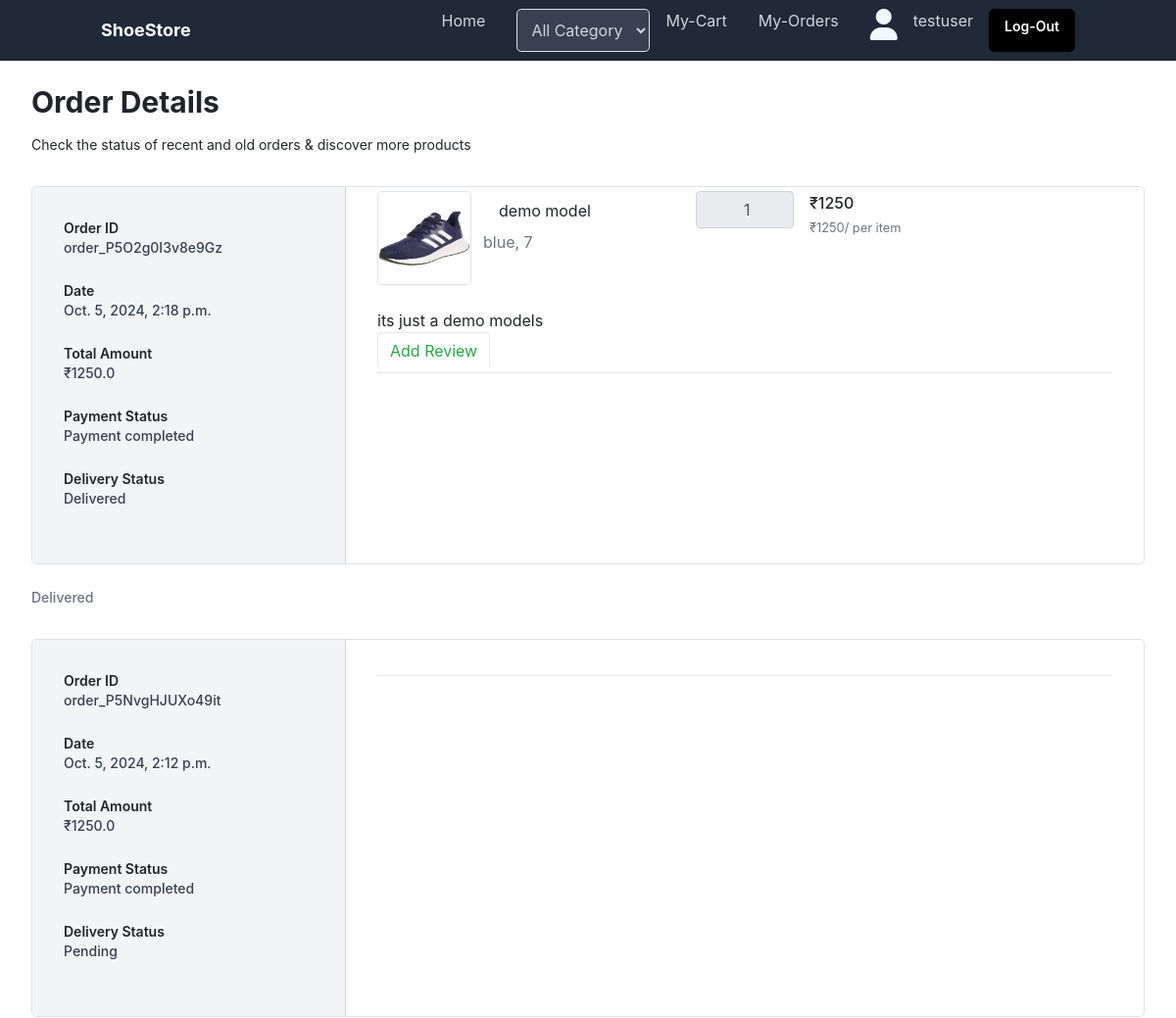
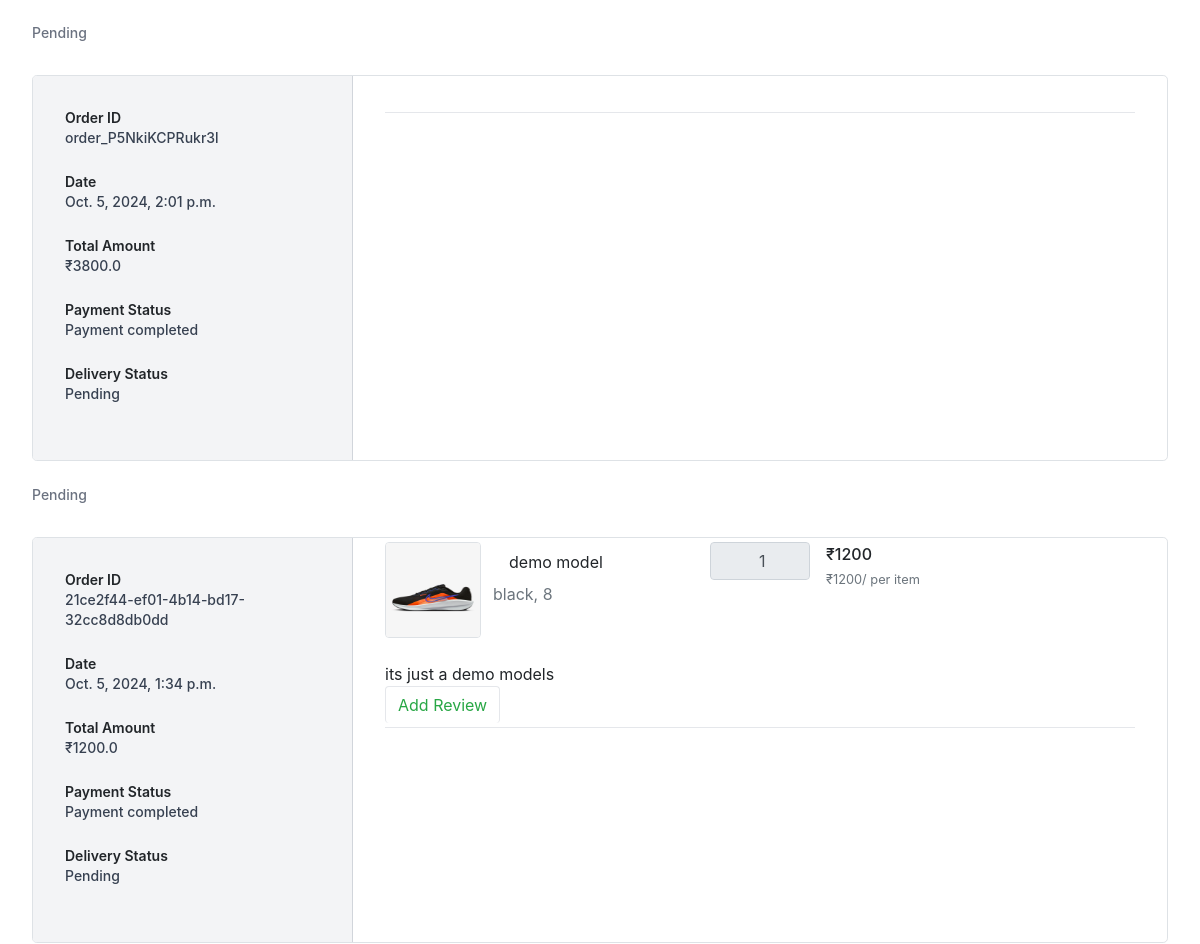
The page /orders/ (signed in, upper part) on the database as committed earlier (2 pictures, top to bottom).
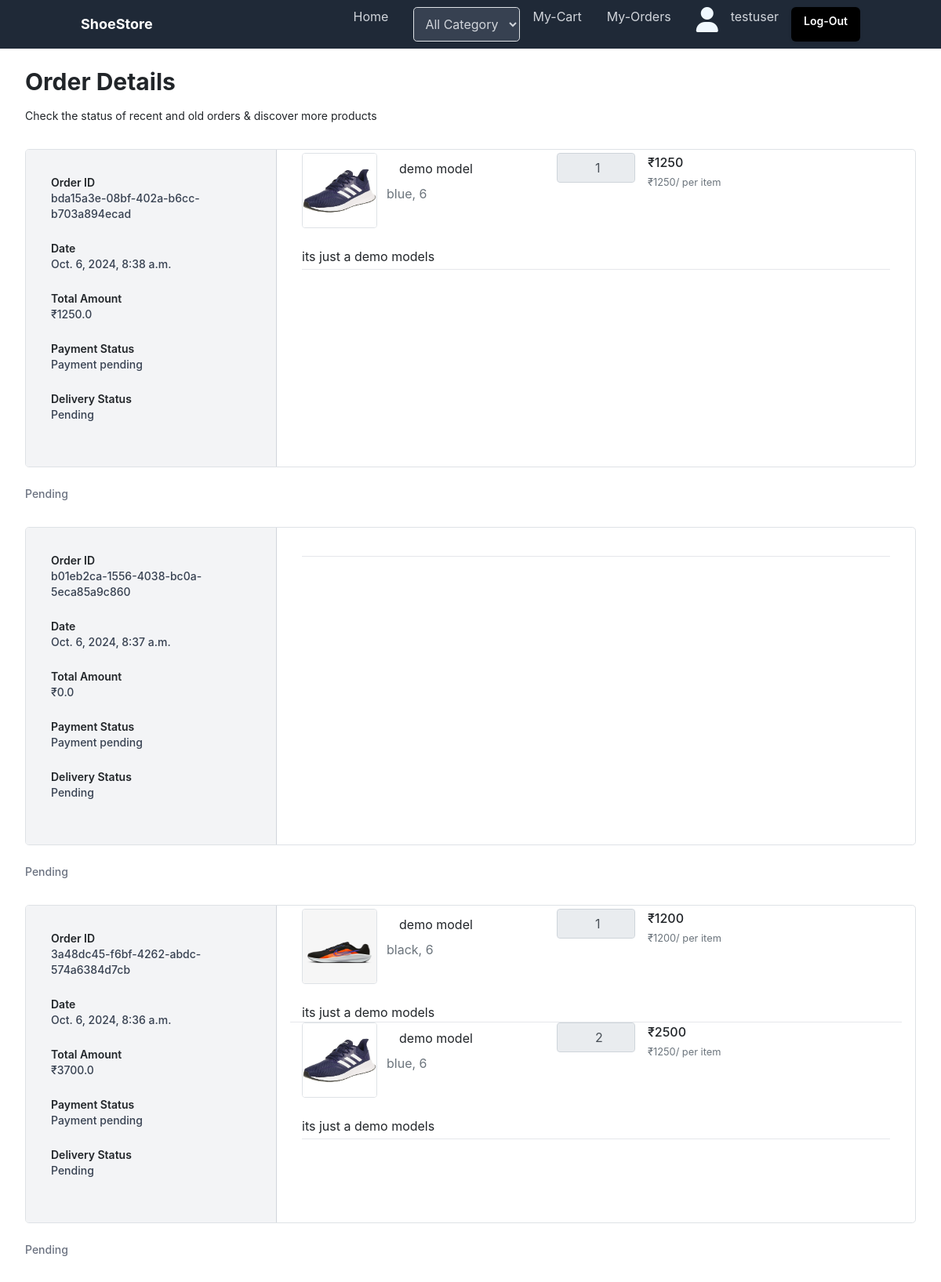
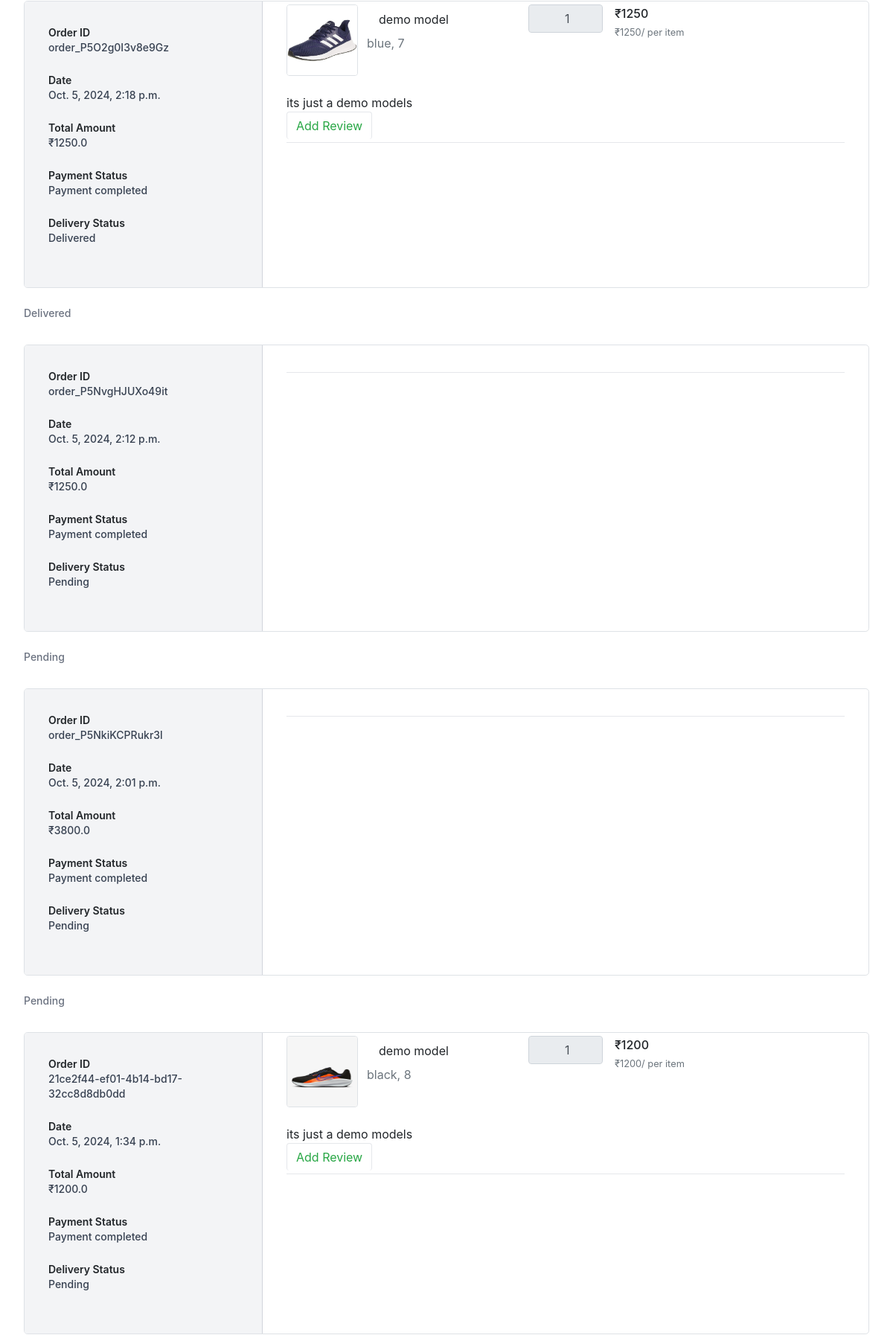
The same page on the database as committed later (2 pictures, top to bottom).
### store/models.py (models this page shows, shortened)
class OrderSummary(models.Model):
    STATUS_PENDING = 'Pending'
    STATUS_SHIPPED = 'Shipped'
    STATUS_DELIVERED = 'Delivered'
    STATUS_CANCELLED = 'Cancelled'
    STATUS_CHOICES = [
        (STATUS_PENDING, 'Pending'),
        (STATUS_SHIPPED, 'Shipped'),
        (STATUS_DELIVERED, 'Delivered'),
        (STATUS_CANCELLED, 'Cancelled'),
    ]
    user_object=models.ForeignKey(User,on_delete=models.CASCADE,related_name="orders")
    cart_items_object=models.ManyToManyField(CartItems)
    shipping_address=models.ForeignKey(ShippingAddress,on_delete=models.CASCADE)
    order_id=models.CharField(max_length=200,null=True,unique=True)
    payment_method=models.CharField(max_length=200,null=True)
    delivery_status=models.CharField(
        max_length=200,
        choices=STATUS_CHOICES,
        default=STATUS_PENDING,
    )
    is_paid=models.BooleanField(default=False)
    created_date=models.DateTimeField(auto_now_add=True)
    updated_date=models.DateTimeField(auto_now=True)
    is_active=models.BooleanField(default=True)
    total=models.FloatField(null=True)

class CartItems(models.Model):
    wishlist_object=models.ForeignKey(Cart,on_delete=models.CASCADE,related_name="cart_items")
    product_variant_object=models.ForeignKey(ProductVariant,on_delete=models.CASCADE)
    size_variant=models.PositiveIntegerField(null=True)
    quantity=models.PositiveIntegerField(null=True)
    total=models.PositiveIntegerField(null=True)
    is_order_placed=models.BooleanField(default=False)
    created_date=models.DateTimeField(auto_now_add=True)
    updated_date=models.DateTimeField(auto_now=True)
    is_active=models.BooleanField(default=True)

class ProductVariant(models.Model):
    product_object=models.ForeignKey(Product,on_delete=models.CASCADE,related_name='product_variant')
    color_variant=models.CharField(max_length=100,null=True)
    variant_img=models.ImageField(upload_to="variant_pictures",default="/product_pictures/default.png")
    price_variant=models.PositiveIntegerField()
    created_date=models.DateTimeField(auto_now_add=True)
    updated_date=models.DateTimeField(auto_now=True)
    is_active=models.BooleanField(default=True)

class Product(models.Model):
    title=models.CharField(max_length=200)
    description=models.TextField()
    brand_object=models.ForeignKey(Brand,on_delete=models.CASCADE)
    category_object=models.ForeignKey(Category,on_delete=models.CASCADE)
    owner=models.ForeignKey(User,on_delete=models.CASCADE,related_name="projects")
    thumbnail=models.ImageField(upload_to="product_pictures",default="/product_pictures/default.png")
    size_objects=models.ManyToManyField(Size)
    price=models.PositiveIntegerField()
    created_date=models.DateTimeField(auto_now_add=True)
    updated_date=models.DateTimeField(auto_now=True)
    is_active=models.BooleanField(default=True)
    def __str__(self):
        return self.title

### store/views.py (the view)
# urls.py: path('orders/',views.OrderSummaryView.as_view(),name='orders'),
@method_decorator(signin_required,name='dispatch')
class OrderSummaryView(View):
    def get(self,request,*args,**kwargs):
        orders=OrderSummary.objects.filter(user_object=request.user).order_by('-created_date')
        return render(request,'store/order_summary.html',{'orders':orders})

### store/templates/store/order_summary.html
{%extends 'store/base.html'%}
{%block main_block%}
<div class="mx-auto my-4 max-w-6xl px-2 md:my-6 md:px-0">
    <h2 class="text-3xl font-bold">Order Details</h2>
    {%if orders%}
    <div class="mt-3 text-sm">
      Check the status of recent and old orders &amp; discover more products
    </div>
    {%for o in orders%}
    {%if o.is_paid == True %}
    <div class="mt-8 flex flex-col overflow-hidden rounded-lg border border-gray-300 md:flex-row">
        <div class="w-full border-r border-gray-300 bg-gray-100 md:max-w-xs">
          <div class="p-8">
            <div class="grid grid-cols-2 sm:grid-cols-4 md:grid-cols-1">
              <div class="mb-4">
                <div class="text-sm font-semibold">Order ID</div>
                <div class="text-sm font-medium text-gray-700">{{o.order_id}}</div>
              </div>
              <div class="mb-4">
                <div class="text-sm font-semibold">Date</div>
                <div class="text-sm font-medium text-gray-700">{{o.created_date}}</div>
              </div>
              <div class="mb-4">
                <div class="text-sm font-semibold">Total Amount</div>
                <div class="text-sm font-medium text-gray-700">₹{{o.total}}</div>
              </div>
              <div class="mb-4">
                <div class="text-sm font-semibold">Payment Status</div>
                <div class="text-sm font-medium text-gray-700">{%if o.is_paid == True %}
                    Payment completed
                    {%else%}
                    Payment pending
                    {%endif%}
                </div>
                <br>
                <div class="text-sm font-semibold">Delivery Status</div>
                <div class="text-sm font-medium text-gray-700">
                    {{o.delivery_status}}
                </div>
              </div>
            </div>
          </div>
        </div>
        <div class="flex-1">
          <div class="p-8">
            <ul class="-my-7 divide-y divide-gray-200">
              {%for p in o.cart_items_object.all%}
              <div class="row gy-3 mb-4">
                <div class="col-lg-5">
                  <div class="me-lg-5">
                    <div class="d-flex">
                      <img src="{{p.product_variant_object.variant_img.url}}" class="border rounded me-3" style="width: 96px; height: 96px;" />
                      <div class="">
                        <p class="nav-link">{{p.product_variant_object.product_object}}</p>
                        <p class="text-muted">{{p.product_variant_object.color_variant}}, {{p.size_variant}}</p>
                      </div>
                    </div>
                  </div>
                </div>
                <div class="col-lg-2 col-sm-6 col-6 d-flex flex-row flex-lg-column flex-xl-row text-nowrap">
                  <div class="">
                    <input disabled style="width: 100px;" class="form-control me-4" value="        {{p.quantity}}">
                  </div>
                  <div class="">
                    <text class="h6">₹{{p.total}}</text> <br />
                    <small class="text-muted text-nowrap"> ₹{{p.product_variant_object.price_variant}}/ per item </small>
                  </div>
                </div>
                <div class="col-lg col-sm-6 d-flex justify-content-sm-center justify-content-md-start justify-content-lg-center justify-content-xl-end mb-2">
                </div>
              </div>
              {{p.product_variant_object.product_object.description}}
             <br><a class="btn btn-outline-success" href="{%url 'review-add' p.product_variant_object.id%}" >Add Review</a>
              {%endfor%}
            </ul>
            <hr class="my-8 border-t border-t-gray-200" />
          </div>
        </div>
      </div>
      <p class="mt-4 text-sm font-medium text-gray-500">
        {{o.delivery_status}}
      </p>
      {%else%}
      <div class="mt-8 flex flex-col overflow-hidden rounded-lg border border-gray-300 md:flex-row">
        <div class="w-full border-r border-gray-300 bg-gray-100 md:max-w-xs">
          <div class="p-8">
            <div class="grid grid-cols-2 sm:grid-cols-4 md:grid-cols-1">
              <div class="mb-4">
                <div class="text-sm font-semibold">Order ID</div>
                <div class="text-sm font-medium text-gray-700">{{o.order_id}}</div>
              </div>
              <div class="mb-4">
                <div class="text-sm font-semibold">Date</div>
                <div class="text-sm font-medium text-gray-700">{{o.created_date}}</div>
              </div>
              <div class="mb-4">
                <div class="text-sm font-semibold">Total Amount</div>
                <div class="text-sm font-medium text-gray-700">₹{{o.total}}</div>
              </div>
              <div class="mb-4">
                <div class="text-sm font-semibold">Payment Status</div>
                <div class="text-sm font-medium text-gray-700">{%if o.is_paid == True %}
                    Payment completed
                    {%else%}
                    Payment pending
                    {%endif%}
                </div>
                <br>
                <div class="text-sm font-semibold">Delivery Status</div>
                <div class="text-sm font-medium text-gray-700">
                    {{o.delivery_status}}
                </div>
              </div>
            </div>
          </div>
        </div>
        <div class="flex-1">
          <div class="p-8">
            <ul class="-my-7 divide-y divide-gray-200">
              {%for p in o.cart_items_object.all%}
              <div class="row gy-3 mb-4">
                <div class="col-lg-5">
                  <div class="me-lg-5">
                    <div class="d-flex">
                      <img src="{{p.product_variant_object.variant_img.url}}" class="border rounded me-3" style="width: 96px; height: 96px;" />
                      <div class="">
                        <p class="nav-link">{{p.product_variant_object.product_object}}</p>
                        <p class="text-muted">{{p.product_variant_object.color_variant}}, {{p.size_variant}}</p>
                      </div>
                    </div>
                  </div>
                </div>
                <div class="col-lg-2 col-sm-6 col-6 d-flex flex-row flex-lg-column flex-xl-row text-nowrap">
                  <div class="">
                    <input disabled style="width: 100px;" class="form-control me-4" value="        {{p.quantity}}">
                  </div>
                  <div class="">
                    <text class="h6">₹{{p.total}}</text> <br />
                    <small class="text-muted text-nowrap"> ₹{{p.product_variant_object.price_variant}}/ per item </small>
                  </div>
                </div>
                <div class="col-lg col-sm-6 d-flex justify-content-sm-center justify-content-md-start justify-content-lg-center justify-content-xl-end mb-2">
                </div>
              </div>
              {{p.product_variant_object.product_object.description}}
              {%endfor%}
            </ul>
            <hr class="my-8 border-t border-t-gray-200" />
          </div>
        </div>
      </div>
      <p class="mt-4 text-sm font-medium text-gray-500">
        {{o.delivery_status}}
      </p>
      {%endif%}
    {%endfor%}
    {%else%}
    <h3>You haven't purchased anything</h3>
    {%endif%}
  </div>
{%endblock%}

Rows that differ between the two databases and show on the page:
added OrderSummary: order_id "bda15a3e-08bf-402a-b6cc-b703a894ecad", created_date "Oct. 6, 2024, 8:38 a.m.", total "1250.0", is_paid "Payment pending", delivery_status "Pending"
added CartItems: product_variant_object.variant_img (picture), product_variant_object.product_object "demo model", product_variant_object.color_variant "blue", size_variant "6", quantity "1", total "1250", product_variant_object.price_variant "1250", product_variant_object.product_object.description "its just a demo models", shown under "bda15a3e-08bf-402a-b6cc-b703a894ecad"
added OrderSummary: order_id "b01eb2ca-1556-4038-bc0a-5eca85a9c860", created_date "Oct. 6, 2024, 8:37 a.m.", total "0.0", is_paid "Payment pending", delivery_status "Pending"
added OrderSummary: order_id "3a48dc45-f6bf-4262-abdc-574a6384d7cb", created_date "Oct. 6, 2024, 8:36 a.m.", total "3700.0", is_paid "Payment pending", delivery_status "Pending"
added CartItems: product_variant_object.variant_img (picture), product_variant_object.product_object "demo model", product_variant_object.color_variant "black", size_variant "6", quantity "1", total "1200", product_variant_object.price_variant "1200", product_variant_object.product_object.description "its just a demo models", shown under "3a48dc45-f6bf-4262-abdc-574a6384d7cb"
added CartItems: product_variant_object.variant_img (picture), product_variant_object.product_object "demo model", product_variant_object.color_variant "blue", size_variant "6", quantity "2", total "2500", product_variant_object.price_variant "1250", product_variant_object.product_object.description "its just a demo models", shown under "3a48dc45-f6bf-4262-abdc-574a6384d7cb"
